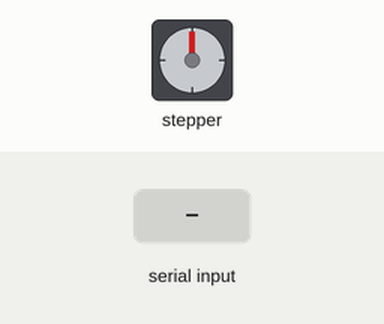
This sketch was run on a simulated Arduino Uno, built with avr-gcc and run on an emulated ATmega328P. On the bench: stepper motor. The test bench sets the inputs (shaded band). Stepper angles assume 2048 steps per turn; what the sketch prints to the serial monitor is not drawn.

Above: at 1.4 s.
1.5 s: "90,45\n" received over Serial
At 3.4 s:
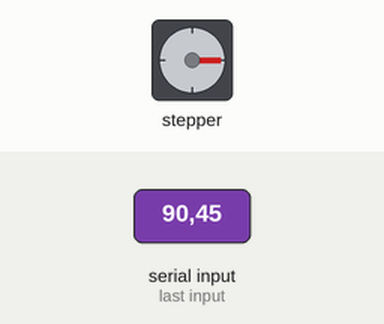
4.5 s: "200\n" received over Serial
At 7.2 s:
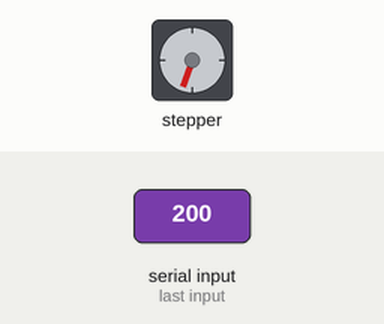
7.5 s: "5\n" received over Serial
At 7.95 s:
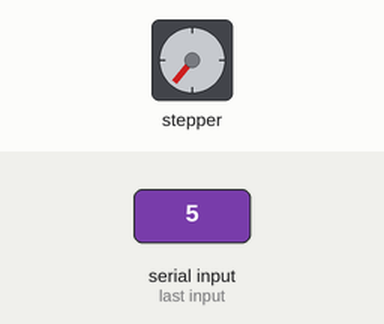
Timing chart, 0 to 11.8 s (numbered marks = the images above; inputs shaded):
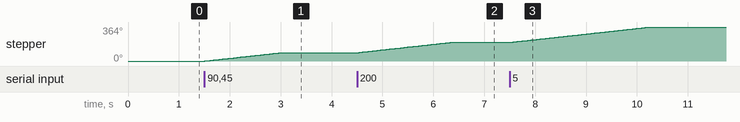

The sketch:

stepper_simple_angle.ino
```cpp
/*
  stepper_simple_angle.ino
  ───────────────
  28BYJ-48 ステッピングモーターを使った
  シンプルな角度制御プログラム

  作成者: Koki Takagi
  作成日: 2025年5月10日
*/

#include <Stepper.h>

// 28BYJ-48の1回転のステップ数
const int STEPS_PER_REVOLUTION = 2048;  // 半ステップモードでは約4096だが、標準ライブラリでは2048が適切

// ピン設定
const int IN1 = 8;
const int IN2 = 9;
const int IN3 = 10;
const int IN4 = 11;

// Stepperライブラリの初期化
// このモーターでは、IN1, IN3, IN2, IN4の順で配線する必要があることが多い
Stepper stepper(STEPS_PER_REVOLUTION, IN1, IN3, IN2, IN4);

// 回転速度 (RPM - 1分間の回転数)
const int MOTOR_SPEED = 10;  // 10 RPM

// 変数
int currentAngle = 0;  // 現在の角度
int targetAngle = 0;   // 目標角度

void setup() {
  // シリアル通信の初期化
  Serial.begin(9600);

  // モーターの回転速度を設定
  stepper.setSpeed(MOTOR_SPEED);

  // 使用方法の表示
  Serial.println("28BYJ-48 シンプル角度制御");
  Serial.println("0-360の数字を入力して目標角度を設定");
  Serial.println("0: ホームポジション");
  Serial.println("90: 90度に移動");
  Serial.println("180: 180度に移動");
  Serial.println("270: 270度に移動");
  Serial.println("360または0: 0度(ホーム)に移動");
  Serial.println("r: 現在の角度をリセット");
  Serial.println("p: 現在の角度を表示");
}

void loop() {
  // シリアル入力を確認
  if (Serial.available() > 0) {
    String input = Serial.readStringUntil('\n');
    input.trim();  // 前後の空白を削除

    // 数字が入力された場合は角度として処理
    if (isDigit(input.charAt(0))) {
      targetAngle = input.toInt();
      moveToAngle(targetAngle);
    }
    // 特別コマンドの処理
    else if (input == "r" || input == "reset") {
      resetPosition();
    }
    else if (input == "p" || input == "pos") {
      printPosition();
    }
    else {
      Serial.println("0-360の角度、または r (リセット)、p (位置表示) を入力してください");
    }
  }
}

// 指定した角度に移動する関数
void moveToAngle(int angle) {
  // 角度を 0-360 の範囲に正規化
  while (angle >= 360) angle -= 360;
  while (angle < 0) angle += 360;

  // 現在の角度と目標角度の差分を計算
  int angleDiff = angle - currentAngle;

  // 最短経路を選択 (もし angleDiff > 180 なら反対方向が短い)
  if (angleDiff > 180) angleDiff -= 360;
  else if (angleDiff < -180) angleDiff += 360;

  // 角度をステップ数に変換
  int steps = map(abs(angleDiff), 0, 360, 0, STEPS_PER_REVOLUTION);

  Serial.print("移動中: ");
  Serial.print(currentAngle);
  Serial.print("度 → ");
  Serial.print(angle);
  Serial.println("度");

  // ステッピングモーターを回転
  if (angleDiff > 0) {
    stepper.step(steps);  // 正の場合は時計回り
  } else {
    stepper.step(-steps); // 負の場合は反時計回り
  }

  // 現在の角度を更新
  currentAngle = angle;

  // 消費電力を抑えるためにピンをLOWに設定
  digitalWrite(IN1, LOW);
  digitalWrite(IN2, LOW);
  digitalWrite(IN3, LOW);
  digitalWrite(IN4, LOW);

  Serial.print("移動完了: 現在の角度は ");
  Serial.print(currentAngle);
  Serial.println("度");
}

// 現在の位置をリセットする関数
void resetPosition() {
  currentAngle = 0;
  Serial.println("現在の位置を 0度 にリセットしました");
}

// 現在の位置を表示する関数
void printPosition() {
  Serial.print("現在の角度: ");
  Serial.print(currentAngle);
  Serial.println("度");
}
```

Measured:
- after the input at 1.5 s, stepper: turns 90° clockwise in 1.5 s, starting at once
- after the input at 4.5 s, stepper: turns 109° clockwise in 1.8 s, starting at once
- after the input at 7.5 s, stepper: turns 165° clockwise in 2.7 s, starting at once
